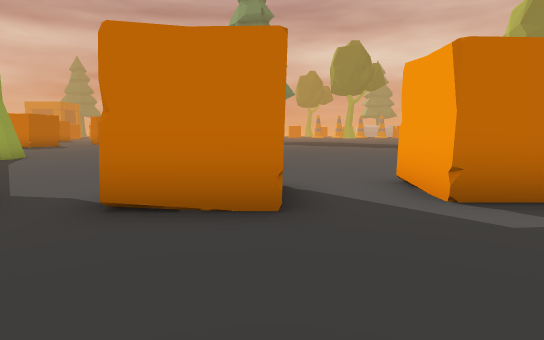
View 1 (above)

24 first-person views from a walk through a 3-D level made in the Unity game engine. The camera is 1.5 m above the floor, tilts 6° down and sees 75° across. The floor is counted in squares, 2 m on a side. Each view is taken from the middle of a square. On the plan, view 1 faces up. The plan holds only what a view shows up to about 11 squares ahead; the rest is blank. The place goes on beyond the plan.

View 2
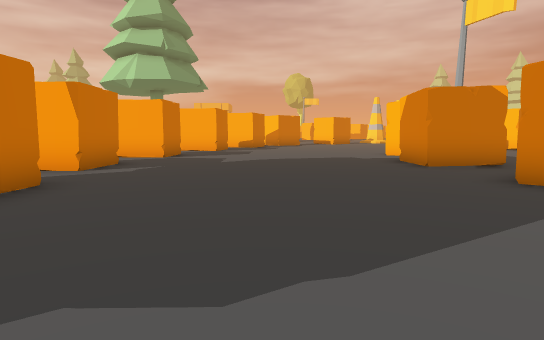

View 3
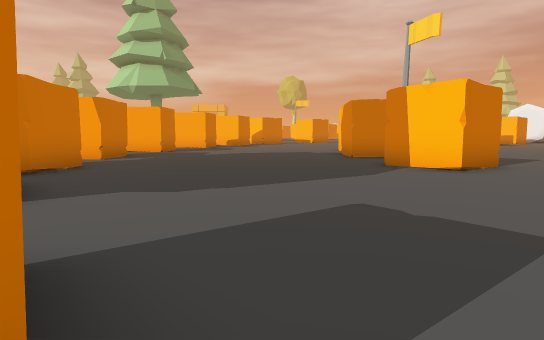

View 4
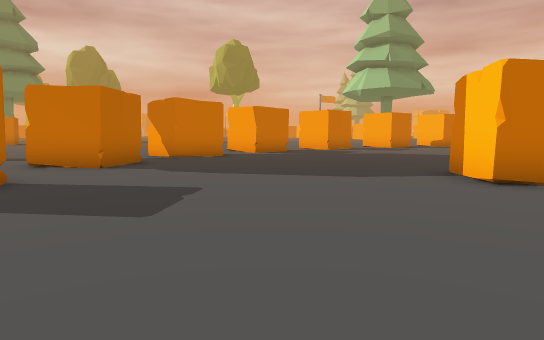

View 5
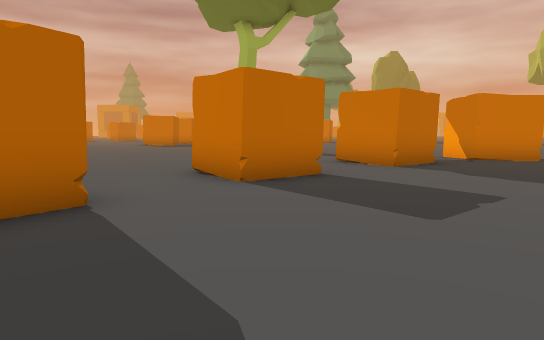

View 6
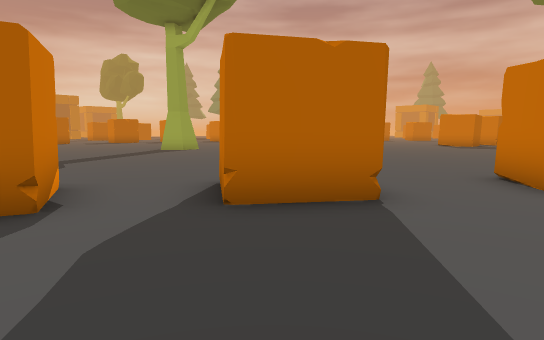

View 7
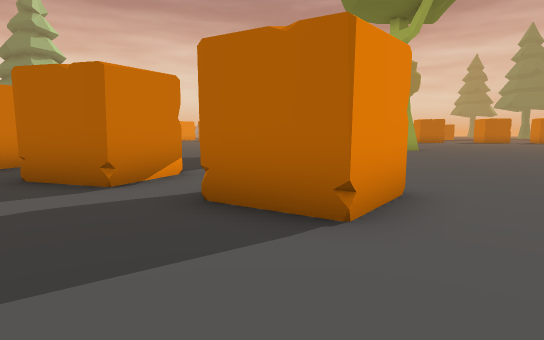

View 8
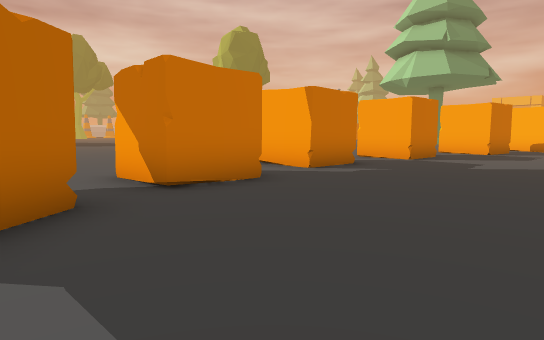

View 9
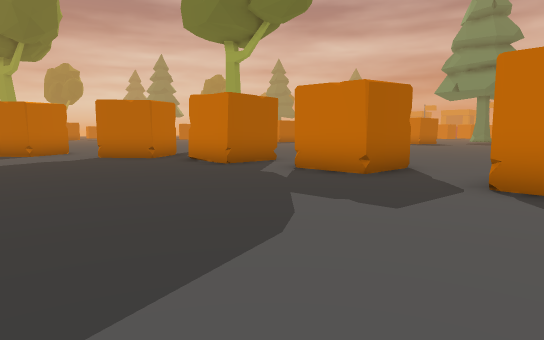

View 10
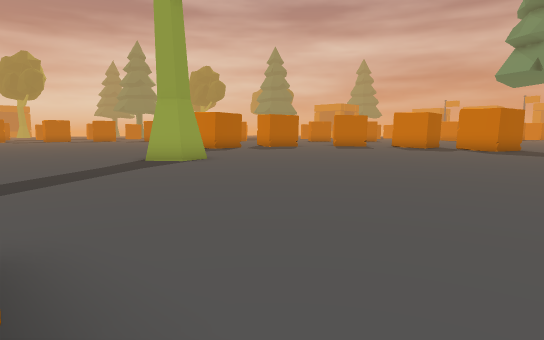

View 11
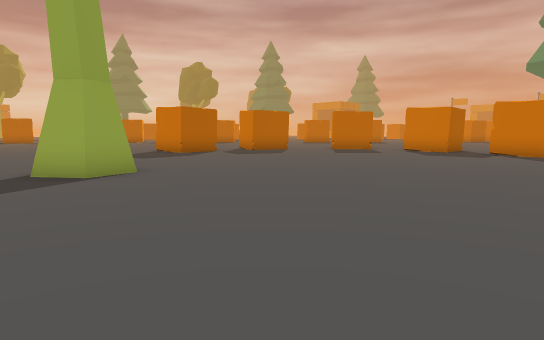

View 12
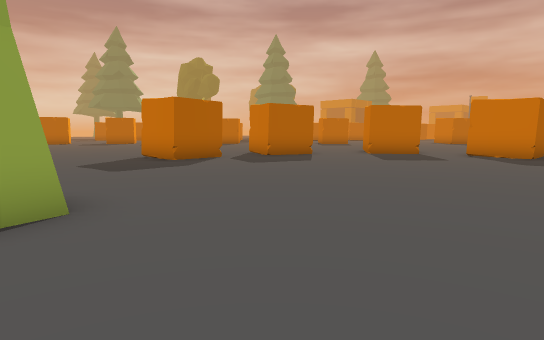

View 13
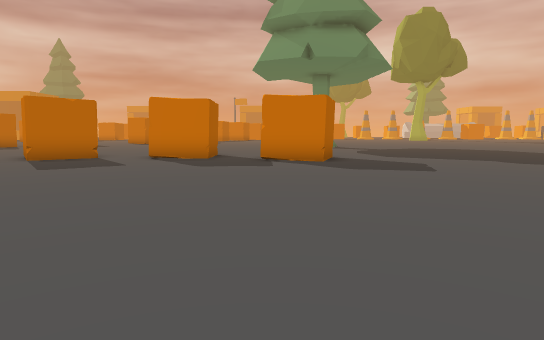

View 14
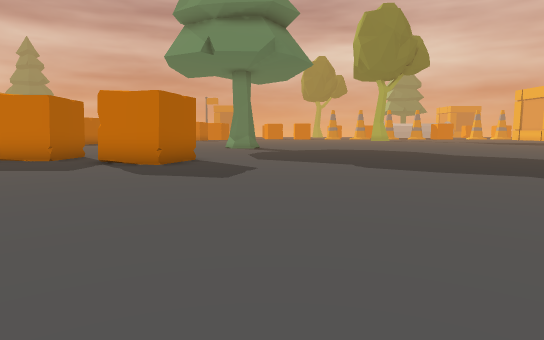

View 15
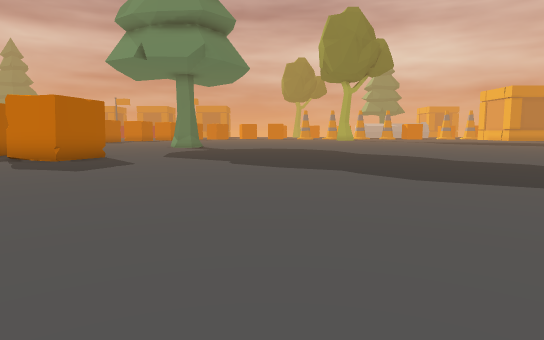

View 16
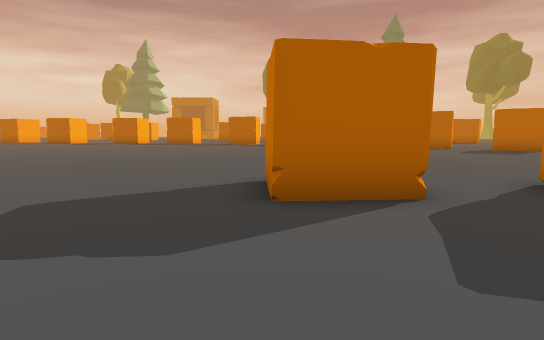

View 17
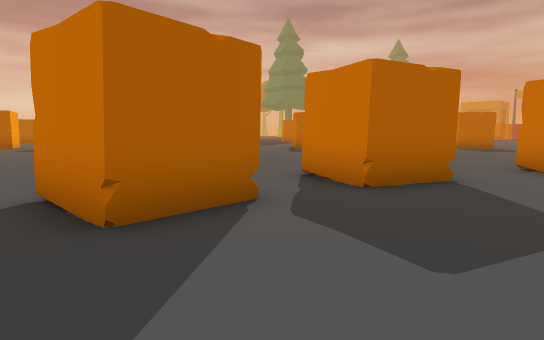

View 18
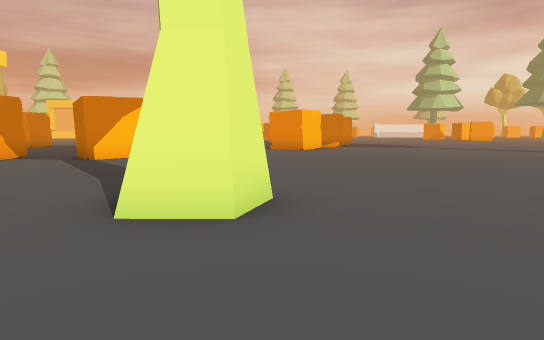

View 19
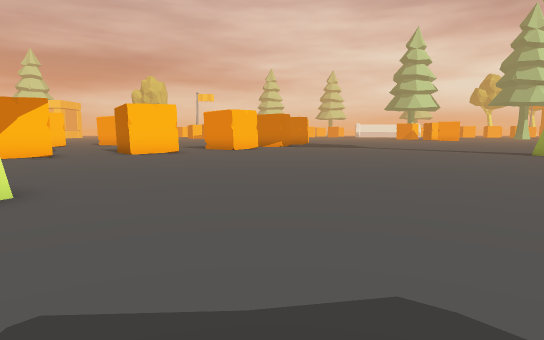

View 20
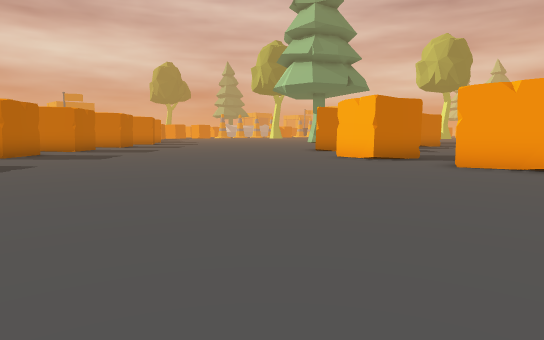

View 21
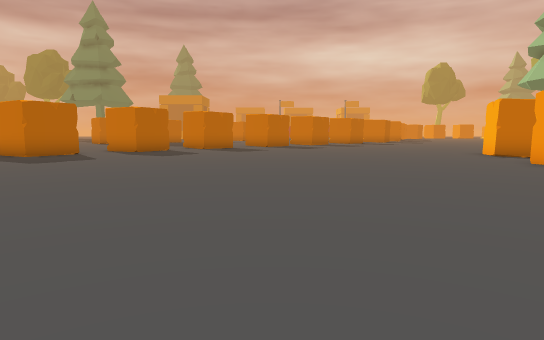

View 22
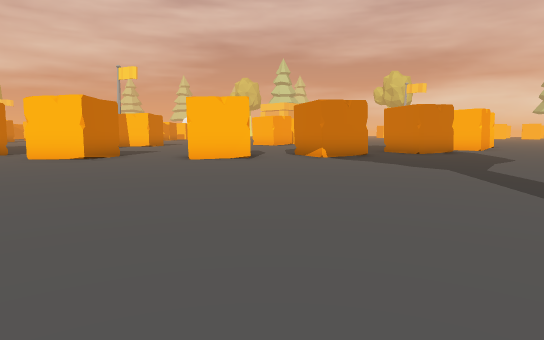

View 23
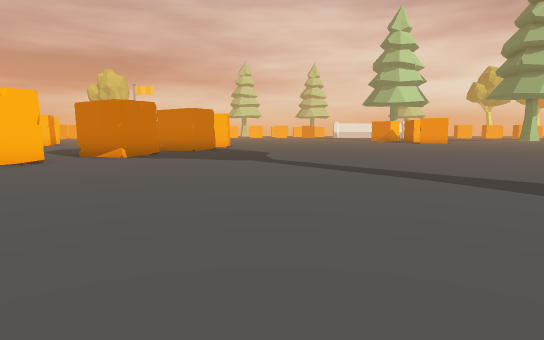

View 24
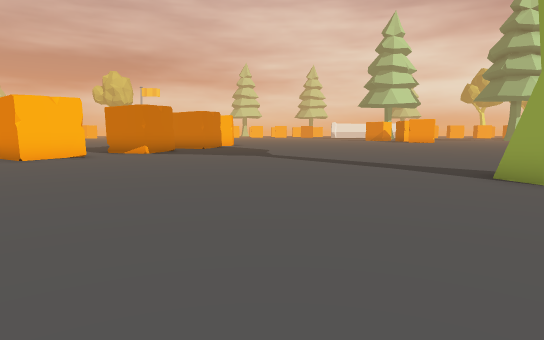

### Floor plan
Points are (right, up) in squares from view 1. A wall is a line through its corners. A room is listed if a view was taken in it or the views show most of it. See-through windows are left out.
Room 1 (views 1, 2, 3, 4, 5, 6, 7, 8, 9, 10)
walls: (-2.9, 2.9) (-4.3, 1.8) (-5.3, 3.2); (-0.1, -6.1) (-1.2, -4.7) (0.3, -3.6); (-6, 0.5) (-7.5, -0.6); (2.9, -5.2) (2.9, -3.5) (4.6, -3.5); (0.1, 5.1) (0.1, 3.4) (-1.6, 3.4) (-1.6, 5.2); (-8.9, -2.4) (-9.9, -3.8) (-11.1, -3); (3.7, 5.6) (3.7, 3.7) (1.9, 3.8) (2, 5.6); (7.4, 3.3) (5.8, 3.3) (5.8, 4.8); (-11.7, -4.9) (-10.8, -5.2) (-11.3, -6.6)
ways out: opening at (-11, -4) to room 2; opening at (-6.7, 1.3) to room 2; opening at (-2, 4) to room 2; opening at (1, 4.5) to room 2; opening at (4.5, 4.5) to room 2
Room 2 (views 11, 12, 13, 14, 15, 16, 17, 18, 19, 20, 21, 22, 23, 24)
walls: (-12.9, 16.8) (-12.8, 15) (-14.6, 14.9) (-14.7, 16.7); (-11.9, 20) (-12.5, 18.3) (-14.1, 18.9) (-13.6, 20.3); (-5.3, 3.2) (-3.9, 4.3) (-2.9, 2.9); (-7.5, -0.6) (-8.5, 0.8) (-7.1, 1.9); (-11.4, -2.9) (-10.3, -1.4) (-8.9, -2.4); (-9.1, 22.6) (-10.6, 21.5) (-11.6, 22.9); (-12.8, -5.5) (-12.5, -4.6) (-11.7, -4.9); (-5.8, 24.2) (-5.8, 22.4) (-7.6, 22.4); (-2.1, 22.9) (-2.6, 21.3) (-4.3, 21.8)
ways out: opening at (-11, -4) to room 1; opening at (-6.7, 1.3) to room 1; opening at (-2, 4) to room 1; opening at (1, 4.5) to room 1; opening at (4.5, 4.5) to room 1; opening at (-8.5, 23); opening at (-5, 23)
objects: tree (-22, 2) to (-21, 3); tree (-9, 10) to (-8, 11)

Positions as (right, up) in squares from view 1, and headings:
1: (0, 0), facing up
2: (-5, 0), facing right
3: (-8, -1), facing right
4: (-7, -6), facing up-right
5: (-7, -6), facing up
6: (-7, -6), facing up-left
7: (-6, -3), facing left
8: (-4, -1), facing up-right
9: (7, -2), facing up-left
10: (1, 5), facing up-left
11: (-1, 8), facing up-left
12: (-4, 10), facing up-left
13: (-4, 12), facing up
14: (0, 13), facing up
15: (3, 12), facing up
16: (-9, 15), facing left
17: (-10, 14), facing up-left
18: (-9, 14), facing down
19: (-12, 14), facing down
20: (-23, 14), facing up-right
21: (-21, 8), facing up
22: (-19, 4), facing down-right
23: (-17, 6), facing down
24: (-17, 8), facing down
